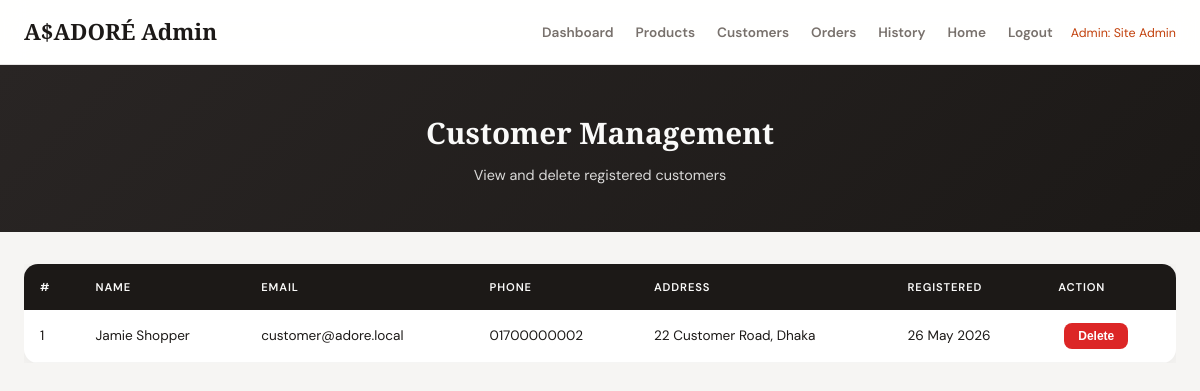
/view/admin_customers.php (signed in), run on the app's committed database.
### tables this page shows
CREATE TABLE IF NOT EXISTS users (
    id INT AUTO_INCREMENT PRIMARY KEY,
    name VARCHAR(100) NOT NULL,
    email VARCHAR(150) NOT NULL UNIQUE,
    password_hash VARCHAR(255) NOT NULL,
    role ENUM('admin','customer') NOT NULL DEFAULT 'customer',
    profile_picture VARCHAR(255),
    address TEXT NOT NULL,
    phone VARCHAR(30) NOT NULL,
    created_at TIMESTAMP DEFAULT CURRENT_TIMESTAMP
);

### control/admin_customers_process.php (called while the page is built, shortened)
<?php
include_once '../model/mydb.php';
$mydb    = new MyDB();
$conn    = $mydb->createConn();
$customers = $mydb->getAllCustomers($conn);
?>

### model/mydb.php (called while the page is built, shortened)
<?php
class MyDB {
    function getAllCustomers($conn){
        $sql = "SELECT id, name, email, phone, address, created_at FROM users
                WHERE role = 'customer' ORDER BY created_at DESC";
        return $conn->query($sql);
    }
}
?>

### view/admin_customers.php (the view, shortened to what this page needs)
<?php
include '../control/admin_customers_process.php';
?>
<!DOCTYPE html>
<html lang="en">
<head>
    <link rel="stylesheet" type="text/css" href="../css/task2_style.css">
</head>
<body>
<nav>
    <div class="nav-inner">
        <a class="nav-brand" href="admin_dashboard.php">A$ADORÉ Admin</a>
        <div class="nav-links">
            <a href="admin_dashboard.php">Dashboard</a>
            <a href="admin_products.php">Products</a>
            <a href="admin_customers.php">Customers</a>
            <a href="admin_orders.php">Orders</a>
            <a href="admin_history.php">History</a>
            <a href="Home.php">Home</a>
            <a href="../control/logout_process.php">Logout</a>
            <span class="nav-user-info">Admin: <?php echo htmlspecialchars($_SESSION["name"]); ?></span>
        </div>
    </div>
</nav>
<div class="page-header">
    <h1>Customer Management</h1>
    <p>View and delete registered customers</p>
</div>
<div class="main-container">
    <?php if($customers->num_rows == 0){ ?>
        <div class="no-results">No customers registered yet.</div>
    <?php } else { ?>
        <div class="admin-table-wrapper">
            <table class="admin-table">
                <thead>
                    <tr>
                        <th>#</th>
                        <th>Name</th>
                        <th>Email</th>
                        <th>Phone</th>
                        <th>Address</th>
                        <th>Registered</th>
                        <th>Action</th>
                    </tr>
                </thead>
                <tbody>
                    <?php $i = 1; while($customer = $customers->fetch_assoc()){ ?>
                        <tr>
                            <td><?php echo $i++; ?></td>
                            <td><?php echo htmlspecialchars($customer["name"]); ?></td>
                            <td><?php echo htmlspecialchars($customer["email"]); ?></td>
                            <td><?php echo htmlspecialchars($customer["phone"]); ?></td>
                            <td><?php echo htmlspecialchars($customer["address"]); ?></td>
                            <td><?php echo date("d M Y", strtotime($customer["created_at"])); ?></td>
                            <td>
                                <form action="" method="post" style="display:inline;"
                                      onsubmit="return confirmDelete('customer and all their order data')">
                                    <button type="submit" name="delete_customer" class="btn-action btn-delete-sm">Delete</button>
                                </form>
                            </td>
                        </tr>
                    <?php } ?>
                </tbody>
            </table>
        </div>
    <?php } ?>
</div>
</body>
</html>

### css/task2_style.css (style rules this page uses)
:root { --bg: #f6f5f3; --surface: #ffffff; --text: #1c1917; --text-muted: #78716c; --primary: #1c1917; --accent: #c2410c; --accent-hover: #9a3412; --accent-soft: #ffedd5; --border: #e7e5e4; --shadow: 0 4px 24px rgba(28, 25, 23, 0.06); --shadow-hover: 0 12px 40px rgba(28, 25, 23, 0.12); --radius: 14px; --radius-sm: 8px; --nav-h: 64px; --font: 'DM Sans', system-ui, sans-serif; --font-display: 'Playfair Display', Georgia, serif; }
* { box-sizing: border-box; margin: 0; padding: 0; }
body { font-family: var(--font); background: var(--bg); color: var(--text); font-size: 15px; line-height: 1.65; }
nav { background: rgba(255, 255, 255, 0.92); border-bottom: 1px solid var(--border); position: sticky; top: 0; z-index: 200; backdrop-filter: blur(12px); }
.nav-inner { display: flex; align-items: center; justify-content: space-between; max-width: 1200px; margin: 0 auto; padding: 0 24px; height: var(--nav-h); }
.nav-brand { font-family: var(--font-display); color: var(--primary); font-size: 1.4rem; font-weight: 700; text-decoration: none; }
.nav-links a { color: var(--text-muted); margin-left: 18px; text-decoration: none; font-weight: 600; font-size: 0.85rem; transition: color 0.2s; }
.nav-user-info { color: var(--accent); font-size: 0.78rem; margin-left: 14px; }
.page-header { background: linear-gradient(135deg, #292524 0%, #1c1917 100%); color: #fafaf9; text-align: center; padding: 44px 24px; margin-bottom: 32px; }
.page-header h1 { font-family: var(--font-display); font-size: 1.85rem; margin-bottom: 6px; }
.page-header p { font-size: 0.9rem; opacity: 0.85; }
.main-container { max-width: 1200px; margin: 0 auto; padding: 0 24px 48px; }
.admin-table-wrapper { overflow-x: auto; margin-bottom: 24px; }
.admin-table { width: 100%; border-collapse: collapse; background: var(--surface); border-radius: var(--radius); overflow: hidden; box-shadow: var(--shadow); font-size: 0.85rem; }
.admin-table thead tr { background: var(--primary); color: #fafaf9; }
.admin-table thead th { padding: 14px 16px; text-align: left; font-size: 0.7rem; text-transform: uppercase; letter-spacing: 0.08em; font-weight: 600; }
.admin-table tbody tr { border-bottom: 1px solid #f5f5f4; transition: background 0.15s; }
.admin-table td { padding: 13px 16px; vertical-align: middle; }
.btn-action { display: inline-block; padding: 6px 14px; border-radius: var(--radius-sm); font-size: 0.75rem; font-weight: 600; cursor: pointer; border: 0; text-decoration: none; transition: opacity 0.2s, transform 0.15s; }
.btn-delete-sm { background: #dc2626; color: #fff; margin-left: 6px; }

### data on the page
users: name "Jamie Shopper", email "customer@adore.local", phone "01700000002", address "22 Customer Road, Dhaka", created_at "26 May 2026"

### other printed values
$_SESSION["name"] "Site Admin"
